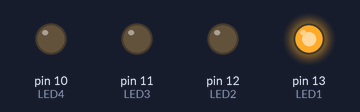
Bench run of a sketch on a simulated Arduino Uno, built with avr-gcc and run on an emulated ATmega328P. Shown: output pins drawn as LEDs (lit = HIGH).

Above: at 0.5 s.
At 2.1 s:
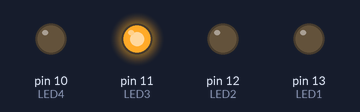
At 3.0 s:
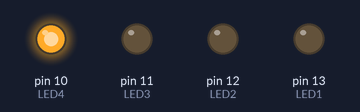
At 4.6 s:
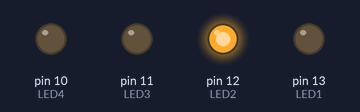
Timing chart, 0 to 6.5 s (numbered marks = the images above):
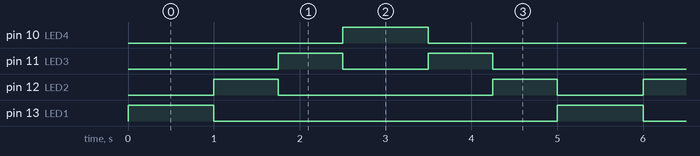

The sketch:

extrascochefantastico1.ino
```cpp
// C++ code

const int LED1 = 13;
const int LED2 = 12;
const int LED3 = 11;
const int LED4 = 10;

const int time = 750;

void setup()
{
  pinMode(LED1, OUTPUT);
  pinMode(LED2, OUTPUT);
  pinMode(LED3, OUTPUT);
  pinMode(LED4, OUTPUT);
}

void loop()
{
  digitalWrite(LED1, HIGH);
  delay(time + 250);
  digitalWrite(LED1, LOW);
  digitalWrite(LED2, HIGH);
  delay(time);

  digitalWrite(LED2, LOW);
  digitalWrite(LED3, HIGH);
  delay(time);

  digitalWrite(LED3, LOW);
  digitalWrite(LED4, HIGH);
  delay(time + 250);

  digitalWrite(LED4, LOW);
  digitalWrite(LED3, HIGH);
  delay(time);

  digitalWrite(LED3, LOW);
  digitalWrite(LED2, HIGH);
  delay(time);

  digitalWrite(LED2, LOW);

}
```

Measured:
- by itself, pin 10 (LED4), pin 13 (LED1): alternates HIGH for 1.0 s and LOW for 4.0 s
- by itself, pin 11 (LED3): repeats every 5.0 s: LOW 1.0 s, HIGH 0.75 s, LOW 2.5 s, HIGH 0.75 s
- by itself, pin 12 (LED2): repeats every 5.0 s: LOW 2.5 s, HIGH 0.75 s, LOW 1.0 s, HIGH 0.75 s
